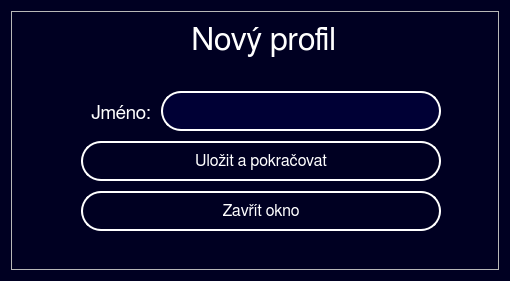
<?xml version="1.0" encoding="UTF-8"?>
<ui version="4.0">
 <class>NewProfile</class>
 <widget class="QWidget" name="NewProfile">
  <property name="geometry">
   <rect>
    <x>0</x>
    <y>0</y>
    <width>510</width>
    <height>281</height>
   </rect>
  </property>
  <property name="cursor">
   <cursorShape>ArrowCursor</cursorShape>
  </property>
  <property name="windowTitle">
   <string>Form</string>
  </property>
  <property name="styleSheet">
   <string notr="true">QLabel#Instructions {
color: rgb(255, 255, 255);
font: 24pt &quot;FreeSans&quot;;
}

QWidget#NewProfile {
background-color: rgb(0, 0, 34);
}

QPushButton:hover#Button_Save_Continue{
border: 3px solid rgb(255, 255, 255);
background-color: rgb(0, 0, 53);
}

QPushButton:hover#Button_Cancel{
border: 3px solid rgb(255, 255, 255);
background-color: rgb(0, 0, 53);
}

QLineEdit:hover#Input_name{
border: 3px solid rgb(255, 255, 255);
}

QLabel#Label_error_message{
color: rgb(255, 0, 0);
font: 8pt &quot;FreeSans&quot;;
}

QLabel#Label_Name{
color: rgb(255, 255, 255);
font: 14pt &quot;FreeSans&quot;;
}

QLineEdit#Input_name{
color: rgb(255, 255, 255);
font: 14pt &quot;FreeSans&quot;;
border: 2px solid rgb(255, 255, 255);
background-color: rgb(0, 0, 53);
border-radius: 20px;
padding-left: 20px;
padding-right: 20px;
}

QPushButton#Button_Save_Continue{
color: rgb(255, 255, 255);
border-color: rgb(255, 255, 255);
border: 2px solid rgb(255, 255, 255);
border-radius: 20px;
font: 12pt &quot;FreeSans&quot;;
}

QPushButton#Button_Cancel{
color: rgb(255, 255, 255);
border-color: rgb(255, 255, 255);
border: 2px solid rgb(255, 255, 255);
border-radius: 20px;
font: 12pt &quot;FreeSans&quot;;
}</string>
  </property>
  <layout class="QHBoxLayout" name="horizontalLayout">
   <item>
    <widget class="QFrame" name="frame">
     <property name="frameShape">
      <enum>QFrame::StyledPanel</enum>
     </property>
     <property name="frameShadow">
      <enum>QFrame::Raised</enum>
     </property>
     <widget class="QLabel" name="Label_error_message">
      <property name="geometry">
       <rect>
        <x>169</x>
        <y>60</y>
        <width>261</width>
        <height>20</height>
       </rect>
      </property>
      <property name="font">
       <font>
        <family>FreeSans</family>
        <pointsize>8</pointsize>
        <weight>50</weight>
        <italic>false</italic>
        <bold>false</bold>
       </font>
      </property>
      <property name="styleSheet">
       <string notr="true"/>
      </property>
      <property name="text">
       <string/>
      </property>
     </widget>
     <widget class="QPushButton" name="Button_Save_Continue">
      <property name="enabled">
       <bool>true</bool>
      </property>
      <property name="geometry">
       <rect>
        <x>70</x>
        <y>130</y>
        <width>360</width>
        <height>40</height>
       </rect>
      </property>
      <property name="font">
       <font>
        <family>FreeSans</family>
        <pointsize>12</pointsize>
        <weight>50</weight>
        <italic>false</italic>
        <bold>false</bold>
       </font>
      </property>
      <property name="cursor">
       <cursorShape>PointingHandCursor</cursorShape>
      </property>
      <property name="styleSheet">
       <string notr="true"/>
      </property>
      <property name="text">
       <string>Uložit a pokračovat</string>
      </property>
     </widget>
     <widget class="QPushButton" name="Button_Cancel">
      <property name="geometry">
       <rect>
        <x>70</x>
        <y>180</y>
        <width>360</width>
        <height>40</height>
       </rect>
      </property>
      <property name="font">
       <font>
        <family>FreeSans</family>
        <pointsize>12</pointsize>
        <weight>50</weight>
        <italic>false</italic>
        <bold>false</bold>
       </font>
      </property>
      <property name="cursor">
       <cursorShape>PointingHandCursor</cursorShape>
      </property>
      <property name="styleSheet">
       <string notr="true"/>
      </property>
      <property name="text">
       <string>Zavřít okno</string>
      </property>
     </widget>
     <widget class="QLineEdit" name="Input_name">
      <property name="geometry">
       <rect>
        <x>150</x>
        <y>80</y>
        <width>280</width>
        <height>40</height>
       </rect>
      </property>
      <property name="font">
       <font>
        <family>FreeSans</family>
        <pointsize>14</pointsize>
        <weight>50</weight>
        <italic>false</italic>
        <bold>false</bold>
       </font>
      </property>
      <property name="styleSheet">
       <string notr="true"/>
      </property>
     </widget>
     <widget class="QLabel" name="Label_Name">
      <property name="geometry">
       <rect>
        <x>80</x>
        <y>90</y>
        <width>62</width>
        <height>23</height>
       </rect>
      </property>
      <property name="font">
       <font>
        <family>FreeSans</family>
        <pointsize>14</pointsize>
        <weight>50</weight>
        <italic>false</italic>
        <bold>false</bold>
       </font>
      </property>
      <property name="styleSheet">
       <string notr="true"/>
      </property>
      <property name="text">
       <string>Jméno:</string>
      </property>
     </widget>
     <widget class="QLabel" name="Instructions">
      <property name="geometry">
       <rect>
        <x>180</x>
        <y>10</y>
        <width>151</width>
        <height>39</height>
       </rect>
      </property>
      <property name="font">
       <font>
        <family>FreeSans</family>
        <pointsize>24</pointsize>
        <weight>50</weight>
        <italic>false</italic>
        <bold>false</bold>
       </font>
      </property>
      <property name="styleSheet">
       <string notr="true"/>
      </property>
      <property name="text">
       <string>Nový profil</string>
      </property>
     </widget>
    </widget>
   </item>
  </layout>
 </widget>
 <resources/>
 <connections/>
</ui>
